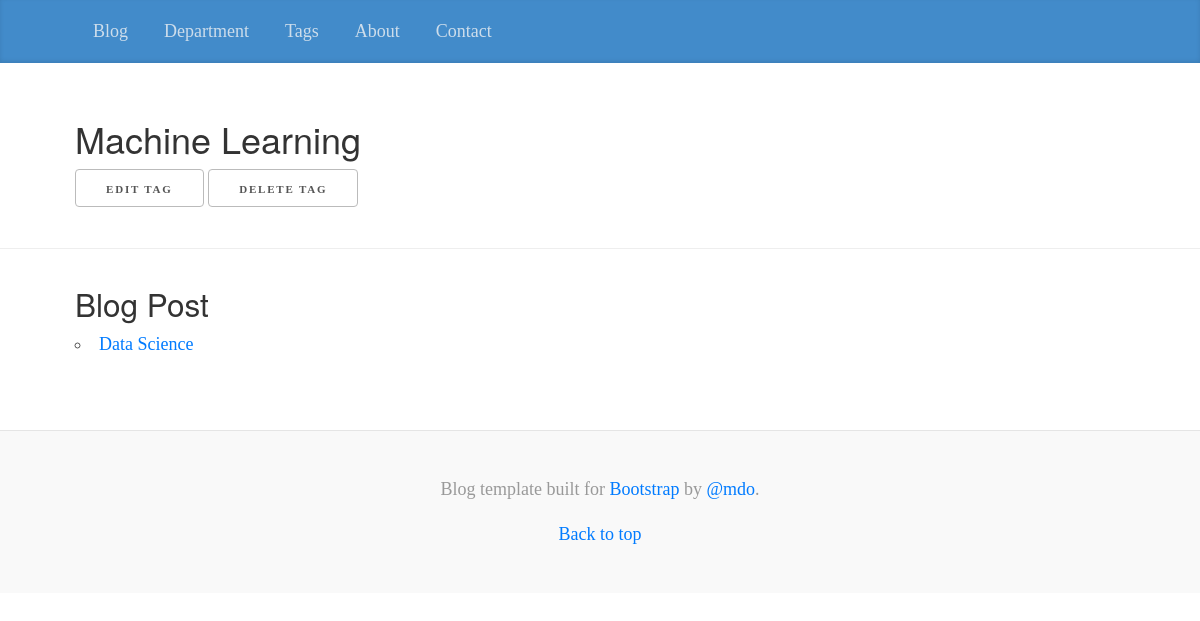
The app's page /tag/machine-learning/, older data.
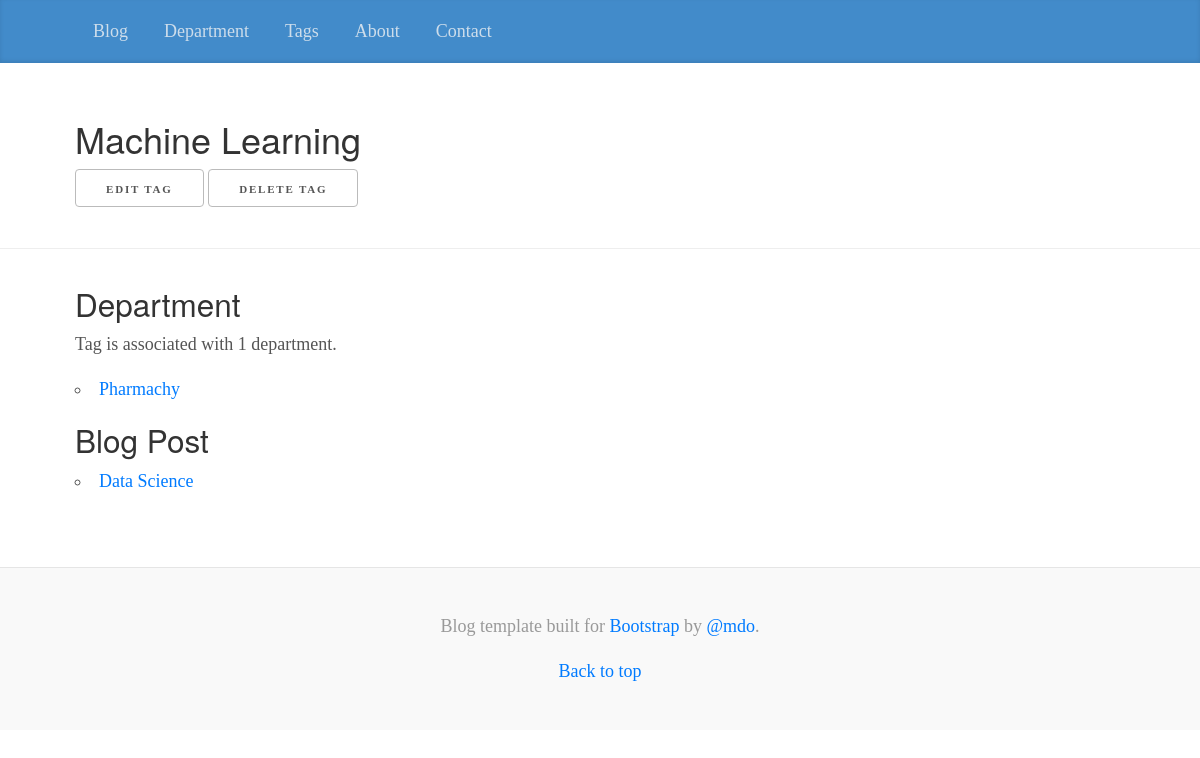
The same page, newer data.
### blog/models.py (models this page shows, shortened)
class Post(models.Model):
    title = models.CharField(max_length=63)
    slug = models.SlugField(max_length=63,
                            help_text='A label for url config',
                            unique_for_month='pub_date')
    text = models.TextField()
    pub_date = models.DateField('date published',
                                auto_now_add=True)
    tags = models.ManyToManyField(Tag,
                                blank=True,
                                 related_name='blog_posts')
    departments = models.ManyToManyField(Department,
                                         blank=True,
                                         related_name='blog_posts')
    class Meta:
        verbose_name = 'blog post'
        ordering = ['-pub_date','title']
        get_latest_by = 'pub_date'

### organizer/models.py (models this page shows, shortened)
class Tag(models.Model):
    name = models.CharField(max_length=31,
                            unique=True,)
    slug = models.SlugField(max_length=31,
                            unique=True,
                            help_text='A label for url config')
    class Meta:
        ordering = ['name']
    def get_update_url(self):
        return reverse('organizer_tag_update',kwargs={'slug':self.slug})
    def get_delete_url(self):
        return reverse('organizer_tag_delete',kwargs={'slug':self.slug})

class Department(models.Model):
    name = models.CharField(max_length=31,
                            db_index=True)
    slug = models.SlugField(max_length=31,
                            unique=True,
                            help_text='a label for url config')
    description = models.TextField()
    founded_date = models.DateField('date founded')
    contact = models.EmailField()
    website = models.URLField(max_length=255)
    tags = models.ManyToManyField(Tag,
                                  blank=True)
    class Meta:
        ordering = ['name']
        get_latest_by = ['founded_date']
    def get_absolute_url(self):
        return reverse('organizer_department_detail',kwargs={'slug':self.slug})

### organizer/views.py (the view)
class TagDetail(DetailView):
    model = Tag

### organizer/templates/organizer/tag_detail.html (shortened to what this page needs)
{% extends parent_template|default:"organizer/base_organizer.html" %}
{% block heading %}
         <h2>{{ tag.name|title }}</h2>
             <ul class="inline">
                 <a href="{{ tag.get_update_url }}" class="button">Edit Tag</a>
                 <a href="{{ tag.get_delete_url }}" class="button">Delete Tag</a>
             </ul>
{% endblock %}
{% block content %}
  {% if tag.department_set.all %}
    <section>
      <h3>Department{{ tag.department_set.count|pluralize }}</h3>
      <p>
        Tag is associated with
        {{ tag.department_set.count }}
        department{{ tag.department_set.count|pluralize }}.
      </p>
      <ul>
        {% for department in tag.department_set.all %}
          <li><a href="{{department.get_absolute_url}}">
            {{ department.name }}
          </a></li>
        {% endfor %}
      </ul>
    </section>
  {% endif %}
      {% if tag.blog_posts.all %}
        <section>
          <h3>Blog Post{{ tag.blog_posts.count|pluralize }}</h3>
          <ul>
            {% for post in tag.blog_posts.all %}
              <li><a href="">
                {{ post.title|title }}
              </a></li>
            {% endfor %}
          </ul>
        </section>
      {% endif %}
{% endblock %}

Row changes from the older to the newer data that the page shows:
shown differently, row unchanged: Tag "Machine Learning": department_set.count (not shown) → "1"
added Department: name "Pharmachy"
Text that changed along with them:
text now shown: "Department Tag is associated with department ."
